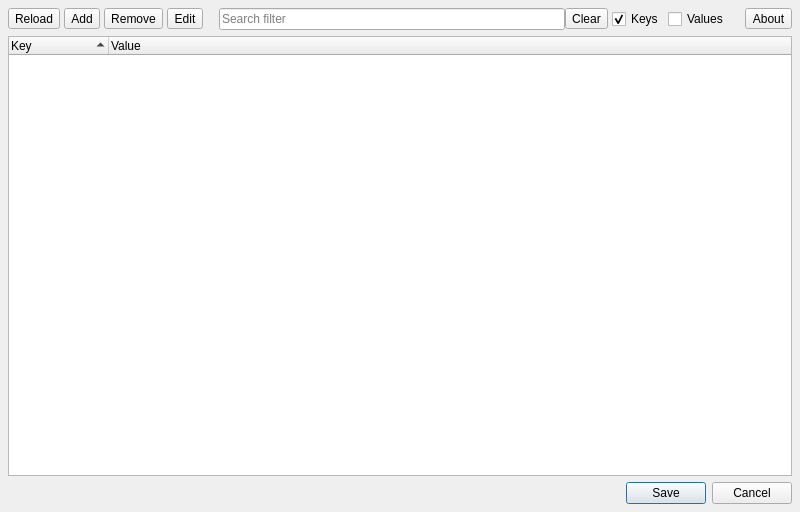
<?xml version="1.0" encoding="UTF-8"?>
<ui version="4.0">
 <class>Dialog</class>
 <widget class="QDialog" name="Dialog">
  <property name="geometry">
   <rect>
    <x>0</x>
    <y>0</y>
    <width>800</width>
    <height>512</height>
   </rect>
  </property>
  <property name="windowTitle">
   <string>Environment Variables</string>
  </property>
  <layout class="QVBoxLayout" name="verticalLayout">
   <property name="leftMargin">
    <number>8</number>
   </property>
   <property name="topMargin">
    <number>8</number>
   </property>
   <property name="rightMargin">
    <number>8</number>
   </property>
   <property name="bottomMargin">
    <number>8</number>
   </property>
   <item>
    <widget class="QFrame" name="toolbar_frame">
     <property name="frameShape">
      <enum>QFrame::NoFrame</enum>
     </property>
     <property name="frameShadow">
      <enum>QFrame::Raised</enum>
     </property>
     <property name="lineWidth">
      <number>0</number>
     </property>
     <layout class="QHBoxLayout" name="toolbar_horizontalLayout">
      <property name="spacing">
       <number>4</number>
      </property>
      <property name="leftMargin">
       <number>0</number>
      </property>
      <property name="topMargin">
       <number>0</number>
      </property>
      <property name="rightMargin">
       <number>0</number>
      </property>
      <property name="bottomMargin">
       <number>0</number>
      </property>
      <item>
       <widget class="QToolButton" name="reload_toolButton">
        <property name="toolTip">
         <string>&lt;html&gt;&lt;head/&gt;&lt;body&gt;&lt;p&gt;&lt;span style=&quot; font-weight:600;&quot;&gt;Reload&lt;/span&gt;&lt;/p&gt;&lt;p&gt;Reload environment variables. Any changes will be lost.&lt;/p&gt;&lt;/body&gt;&lt;/html&gt;</string>
        </property>
        <property name="text">
         <string>Reload</string>
        </property>
        <property name="toolButtonStyle">
         <enum>Qt::ToolButtonIconOnly</enum>
        </property>
       </widget>
      </item>
      <item>
       <widget class="QToolButton" name="add_toolButton">
        <property name="toolTip">
         <string>&lt;html&gt;&lt;head/&gt;&lt;body&gt;&lt;p&gt;&lt;span style=&quot; font-weight:600;&quot;&gt;Add&lt;/span&gt;&lt;/p&gt;&lt;p&gt;Add a new environment variable.&lt;/p&gt;&lt;/body&gt;&lt;/html&gt;</string>
        </property>
        <property name="text">
         <string>Add</string>
        </property>
        <property name="toolButtonStyle">
         <enum>Qt::ToolButtonIconOnly</enum>
        </property>
       </widget>
      </item>
      <item>
       <widget class="QToolButton" name="remove_toolButton">
        <property name="toolTip">
         <string>&lt;html&gt;&lt;head/&gt;&lt;body&gt;&lt;p&gt;&lt;span style=&quot; font-weight:600;&quot;&gt;Remove&lt;/span&gt;&lt;/p&gt;&lt;p&gt;Remove the selected environment variable(s).&lt;/p&gt;&lt;/body&gt;&lt;/html&gt;</string>
        </property>
        <property name="text">
         <string>Remove</string>
        </property>
        <property name="toolButtonStyle">
         <enum>Qt::ToolButtonIconOnly</enum>
        </property>
       </widget>
      </item>
      <item>
       <widget class="QToolButton" name="edit_toolButton">
        <property name="toolTip">
         <string>&lt;html&gt;&lt;head/&gt;&lt;body&gt;&lt;p&gt;&lt;span style=&quot; font-weight:600;&quot;&gt;Edit&lt;/span&gt;&lt;/p&gt;&lt;p&gt;Modify the selected environment variable.&lt;/p&gt;&lt;/body&gt;&lt;/html&gt;</string>
        </property>
        <property name="text">
         <string>Edit</string>
        </property>
        <property name="toolButtonStyle">
         <enum>Qt::ToolButtonIconOnly</enum>
        </property>
       </widget>
      </item>
      <item>
       <spacer name="toolbar_horizontalSpacer1">
        <property name="orientation">
         <enum>Qt::Horizontal</enum>
        </property>
        <property name="sizeType">
         <enum>QSizePolicy::Minimum</enum>
        </property>
        <property name="sizeHint" stdset="0">
         <size>
          <width>12</width>
          <height>20</height>
         </size>
        </property>
       </spacer>
      </item>
      <item>
       <widget class="QFrame" name="searchFilter_frame">
        <property name="frameShape">
         <enum>QFrame::NoFrame</enum>
        </property>
        <property name="frameShadow">
         <enum>QFrame::Plain</enum>
        </property>
        <property name="lineWidth">
         <number>0</number>
        </property>
        <layout class="QHBoxLayout" name="searchFilter_horizontalLayout">
         <property name="spacing">
          <number>0</number>
         </property>
         <property name="leftMargin">
          <number>0</number>
         </property>
         <property name="topMargin">
          <number>0</number>
         </property>
         <property name="rightMargin">
          <number>0</number>
         </property>
         <property name="bottomMargin">
          <number>0</number>
         </property>
         <item>
          <widget class="QLineEdit" name="searchFilter_lineEdit">
           <property name="toolTip">
            <string>&lt;html&gt;&lt;head/&gt;&lt;body&gt;&lt;p&gt;Search filter box&lt;/p&gt;&lt;/body&gt;&lt;/html&gt;</string>
           </property>
           <property name="placeholderText">
            <string>Search filter</string>
           </property>
          </widget>
         </item>
         <item>
          <widget class="QToolButton" name="searchFilterClear_toolButton">
           <property name="toolTip">
            <string>&lt;html&gt;&lt;head/&gt;&lt;body&gt;&lt;p&gt;Clear the search filter box&lt;/p&gt;&lt;/body&gt;&lt;/html&gt;</string>
           </property>
           <property name="text">
            <string>Clear</string>
           </property>
           <property name="iconSize">
            <size>
             <width>15</width>
             <height>15</height>
            </size>
           </property>
           <property name="toolButtonStyle">
            <enum>Qt::ToolButtonIconOnly</enum>
           </property>
           <property name="attach" stdset="0">
            <bool>true</bool>
           </property>
          </widget>
         </item>
        </layout>
       </widget>
      </item>
      <item>
       <widget class="QCheckBox" name="searchKeys_checkBox">
        <property name="toolTip">
         <string>Search on environment variable keys</string>
        </property>
        <property name="text">
         <string>Keys</string>
        </property>
        <property name="checked">
         <bool>true</bool>
        </property>
       </widget>
      </item>
      <item>
       <widget class="QCheckBox" name="searchValues_checkBox">
        <property name="toolTip">
         <string>Search on environment variable values</string>
        </property>
        <property name="text">
         <string>Values</string>
        </property>
        <property name="checked">
         <bool>false</bool>
        </property>
       </widget>
      </item>
      <item>
       <spacer name="toolbar_horizontalSpacer2">
        <property name="orientation">
         <enum>Qt::Horizontal</enum>
        </property>
        <property name="sizeType">
         <enum>QSizePolicy::Minimum</enum>
        </property>
        <property name="sizeHint" stdset="0">
         <size>
          <width>12</width>
          <height>20</height>
         </size>
        </property>
       </spacer>
      </item>
      <item>
       <widget class="QToolButton" name="about_toolButton">
        <property name="toolTip">
         <string>About</string>
        </property>
        <property name="statusTip">
         <string>About</string>
        </property>
        <property name="text">
         <string>About</string>
        </property>
        <property name="toolButtonStyle">
         <enum>Qt::ToolButtonIconOnly</enum>
        </property>
       </widget>
      </item>
     </layout>
    </widget>
   </item>
   <item>
    <widget class="QTreeWidget" name="envVars_treeWidget">
     <property name="alternatingRowColors">
      <bool>true</bool>
     </property>
     <property name="selectionMode">
      <enum>QAbstractItemView::ExtendedSelection</enum>
     </property>
     <property name="verticalScrollMode">
      <enum>QAbstractItemView::ScrollPerItem</enum>
     </property>
     <property name="horizontalScrollMode">
      <enum>QAbstractItemView::ScrollPerPixel</enum>
     </property>
     <property name="indentation">
      <number>0</number>
     </property>
     <property name="uniformRowHeights">
      <bool>true</bool>
     </property>
     <property name="itemsExpandable">
      <bool>false</bool>
     </property>
     <property name="sortingEnabled">
      <bool>true</bool>
     </property>
     <property name="allColumnsShowFocus">
      <bool>true</bool>
     </property>
     <property name="expandsOnDoubleClick">
      <bool>false</bool>
     </property>
     <column>
      <property name="text">
       <string>Key</string>
      </property>
     </column>
     <column>
      <property name="text">
       <string>Value</string>
      </property>
     </column>
    </widget>
   </item>
   <item>
    <widget class="QDialogButtonBox" name="main_buttonBox">
     <property name="standardButtons">
      <set>QDialogButtonBox::Cancel|QDialogButtonBox::Save</set>
     </property>
    </widget>
   </item>
  </layout>
 </widget>
 <tabstops>
  <tabstop>envVars_treeWidget</tabstop>
  <tabstop>reload_toolButton</tabstop>
  <tabstop>add_toolButton</tabstop>
  <tabstop>remove_toolButton</tabstop>
  <tabstop>edit_toolButton</tabstop>
  <tabstop>searchFilter_lineEdit</tabstop>
  <tabstop>searchFilterClear_toolButton</tabstop>
  <tabstop>searchKeys_checkBox</tabstop>
  <tabstop>searchValues_checkBox</tabstop>
  <tabstop>about_toolButton</tabstop>
 </tabstops>
 <resources/>
 <connections/>
</ui>
